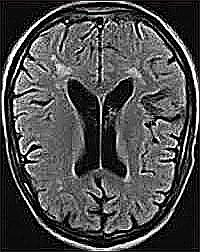
#> input picture Dataset/Train/No tumor/no101.jpg, 200 x 252 px, found by its file name; its folder holds only this picture in this run
$ python Main.py
#> lines starting #> are read from the running program, lines starting #| are printed output that depends on the picture
### BOW_Helpers.py
import cv2
import numpy as np
from sklearn.cluster import KMeans
from sklearn.svm import SVC
from sklearn.preprocessing import StandardScaler
from matplotlib import pyplot as plt
import os


class ExtractFeatures:
    def __init__(self):
        self.sift = cv2.SIFT_create()

    def features(self, image):
        kp, descriptors = self.sift.detectAndCompute(image, None)
        return [kp, descriptors]


class Clustering:
    def __init__(self, clusters=20):
        self.clusters = clusters
        self.kmeans = KMeans(n_clusters=clusters)
        self.kmeans_res = None
        self.all_descriptors = None
        self.mega_histogram = None
        self.clf = SVC()  # classifier

    def cluster(self):

        self.kmeans_res = self.kmeans.fit_predict(self.all_descriptors)

    def developVocabulary(self, noImages, descriptorsList):  # Fill Clusters with Descriptors data

        self.mega_histogram = np.array([np.zeros(self.clusters) for i in range(noImages)])
        count = 0
        for i in range(noImages):
            size = len(descriptorsList[i])
            for j in range(size):
                idx = self.kmeans_res[count + j]
                self.mega_histogram[i][idx] += 1
            count += size
        print("Vocabulary Histogram Generated")

    def plotHistogram(self, histogram = None):
        if histogram is None:
            histogram = self.mega_histogram

        x_scalar = np.arange(self.clusters)
        y_scalar = np.array([abs(np.sum(histogram[:, h], dtype=np.int32)) for h in range(self.clusters)])

        plt.bar(x_scalar, y_scalar)
        plt.xlabel("Visual Word Index")
        plt.ylabel("Frequency")
        plt.title("Mega Histogram")
        plt.xticks(x_scalar + 0.4, x_scalar)
        plt.show()

    def train(self, train_labels):
        """
        uses sklearn.svm.SVC classifier (SVM)
        """
        print("Training SVM")
        print(self.clf)
        print("Train labels", train_labels)
        self.clf.fit(self.mega_histogram, train_labels)
        print("************************************")
        print("Training Completed")
        print("************************************")


    def normalize(self, std=None):  # Normalization

        if std is None:
            self.scale = StandardScaler().fit(self.mega_histogram)  # calc standard division
            self.mega_histogram = self.scale.transform(self.mega_histogram)  # transform
        else:
            self.mega_histogram = std.transform(self.mega_histogram)

    def makeDescriptorStack(self, listOfDisc):  # Append all descriptors in one vector
        vStack = np.array(listOfDisc[0])
        for remaining in listOfDisc[1:]:
            vStack = np.vstack((vStack, remaining))
        self.all_descriptors = vStack.copy()
        return


class ImageReader:
    def __init__(self):
        pass

    def getFiles(self, path):
        imageList = {}
        count = 0
        for each in os.listdir(path):
            print("-------------------------------------------------------")
            print("Reading image category --->", each)
            print("-------------------------------------------------------")
            imageList[each] = []
            for imagefile in os.listdir(path + '/' + each):
                print("Reading file", imagefile)
                im = cv2.imread(path + '/' + each + '/' + imagefile, 0)
                imageList[each].append(im)
                count += 1

        return [imageList, count]

### Main.py
import cv2
import numpy as np
from BOW_Helpers import *
from matplotlib import pyplot as plt


class BOW:
    def __init__(self, no_clusters):
        self.no_clusters = no_clusters
        self.train_path = None
        self.test_path = None
        self.imFeatures = ExtractFeatures()
        self.bowHelper = Clustering(no_clusters)
        self.fileReader = ImageReader()
        self.images = None
        self.trainImageCount = 0
        self.trainLabels = np.array([])
        self.nameDict = {}
        self.descriptorList = []

    def trainModel(self):

        self.images, self.trainImageCount = self.fileReader.getFiles(self.train_path)

        # extract SIFT Features from each image
        labelCount = 0
        for word, imgList in self.images.items():
            self.nameDict[str(labelCount)] = word
            print("Computing Features for --->", word)
            for im in imgList:
                self.trainLabels = np.append(self.trainLabels, labelCount)
                kp, des = self.imFeatures.features(im)
                self.descriptorList.append(des)

            labelCount += 1
#> this loop made 2 passes
#> labelCount on passes 1 to 2: 1, 2
#> after the loop, labelCount = 2; self.descriptorList = 2 items; self.nameDict = {'0': 'No tumor', '1': 'Tumor'}

        # perform clustering
        self.bowHelper.makeDescriptorStack(self.descriptorList)
#> in makeDescriptorStack, `vStack = np.array(listOfDisc[0])`:
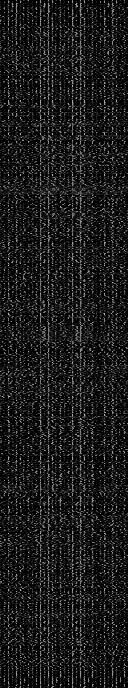
#> vStack: shape (688, 128) float32; min 0, max 195, mean 27.8
#> the loop in makeDescriptorStack, `for remaining in listOfDisc[1:]:` made 1 pass
#> pass 1, in makeDescriptorStack, `vStack = np.vstack((vStack, remaining))`:
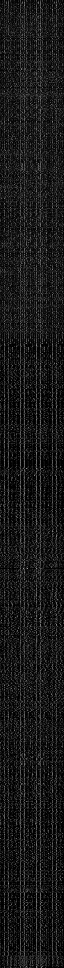
#> vStack: shape (1936, 128) float32 (shown at 1/2 size); min 0, max 217, mean 24.5
        self.bowHelper.cluster()
#> in cluster, `self.kmeans_res = self.kmeans.fit_predict(self.all_descriptors)`: self.kmeans_res = 1936 values, max 199 at index 181, min 0 at index 1062, mean 86.08
        self.bowHelper.developVocabulary(noImages=self.trainImageCount, descriptorsList=self.descriptorList)
#> the loop in developVocabulary, `for i in range(noImages):` made 2 passes
#> (size, count) on passes 1 to 2: (688, 688), (1248, 1936)
#> after the loop in developVocabulary, `for i in range(noImages):`: count = 1936
        # show trained histogram
        self.bowHelper.plotHistogram()
#> in plotHistogram, `y_scalar = np.array([abs(np.sum(histogram[:, h], dtype=np.int32)) for ..`: y_scalar = 200 values, max 86 at index 36, min 1 at index 16, mean 9.68
#> in plotHistogram, `plt.show()`:
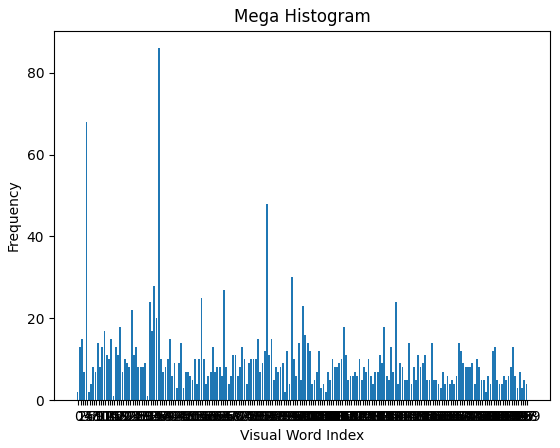
#> figure drawn by matplotlib, 1 panel; tallest bar 86 high, from x = 35.6 to 36.4
        self.bowHelper.normalize()
        self.bowHelper.train(self.trainLabels)

    def testAnalysis(self, testImg):

        kp, des = self.imFeatures.features(testImg)
        #print(des.shape)

        histo = np.array( [[ 0 for i in range(self.no_clusters)]])

        test_ret = self.bowHelper.kmeans.predict(des)

        for each in test_ret:
            histo[0][each] += 1

        # Scale the features
        vocab = self.bowHelper.scale.transform(histo)
        # predict the class of the image
        label = self.bowHelper.clf.predict(vocab)

        return label


    def testModel(self):

        self.testImages, self.testImageCount = self.fileReader.getFiles(self.test_path)

        predictions = []
        accuracy = 0

        for type, imglist in self.testImages.items():
            print("#############################")
            print ("Processing" ,type)
            for img in imglist:
               # print (img.shape)
                cl = self.testAnalysis(img)
                #print (cl)
                predictions.append({
                    'image' : img ,'class Label' : cl ,'Class Name' : self.nameDict[str(int(cl[0]))]
                    })

                if(self.nameDict[str(int(cl[0]))] == type):
                    accuracy = accuracy + 1
        print("************************************")
        print("Testing Completed")
        print("************************************")
        print("Test Accuracy = " + str((accuracy / self.testImageCount) * 100))
        print("************************************")

        for i in predictions:
            plt.imshow(i['image'] , cmap='gray')
            plt.title(i['Class Name'])
            plt.show()


if __name__ == '__main__':

    bow = BOW(no_clusters = 200)

    # set training paths
    bow.train_path = (r"C:\Users\mosta\PycharmProjects\Vision_Project\Dataset\Train")
    # set testing paths
    bow.test_path = (r"C:\Users\mosta\PycharmProjects\Vision_Project\Dataset\Test")
    # train the model
    bow.trainModel()
    # test model
#> (the run stopped early here; a loop or call above may not have finished)
